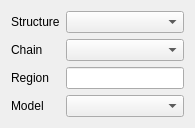
<?xml version="1.0" encoding="UTF-8"?>
<ui version="4.0">
 <class>BioStruct3DSubsetEditor</class>
 <widget class="QWidget" name="BioStruct3DSubsetEditor">
  <property name="geometry">
   <rect>
    <x>0</x>
    <y>0</y>
    <width>195</width>
    <height>115</height>
   </rect>
  </property>
  <property name="windowTitle">
   <string>Form</string>
  </property>
  <layout class="QFormLayout" name="formLayout">
   <item row="0" column="0">
    <widget class="QLabel" name="label">
     <property name="text">
      <string>Structure</string>
     </property>
    </widget>
   </item>
   <item row="0" column="1">
    <widget class="QComboBox" name="objectCombo">
     <property name="sizePolicy">
      <sizepolicy hsizetype="Expanding" vsizetype="Fixed">
       <horstretch>0</horstretch>
       <verstretch>0</verstretch>
      </sizepolicy>
     </property>
    </widget>
   </item>
   <item row="1" column="0">
    <widget class="QLabel" name="label_2">
     <property name="text">
      <string>Chain</string>
     </property>
    </widget>
   </item>
   <item row="1" column="1">
    <widget class="QComboBox" name="chainCombo">
     <property name="sizePolicy">
      <sizepolicy hsizetype="Expanding" vsizetype="Fixed">
       <horstretch>0</horstretch>
       <verstretch>0</verstretch>
      </sizepolicy>
     </property>
    </widget>
   </item>
   <item row="2" column="0">
    <widget class="QLabel" name="label_3">
     <property name="text">
      <string>Region</string>
     </property>
    </widget>
   </item>
   <item row="2" column="1">
    <widget class="QLineEdit" name="regionEdit"/>
   </item>
   <item row="3" column="0">
    <widget class="QLabel" name="label_4">
     <property name="text">
      <string>Model</string>
     </property>
    </widget>
   </item>
   <item row="3" column="1">
    <widget class="QComboBox" name="modelCombo">
     <property name="sizePolicy">
      <sizepolicy hsizetype="Expanding" vsizetype="Fixed">
       <horstretch>0</horstretch>
       <verstretch>0</verstretch>
      </sizepolicy>
     </property>
    </widget>
   </item>
  </layout>
 </widget>
 <resources/>
 <connections/>
</ui>
